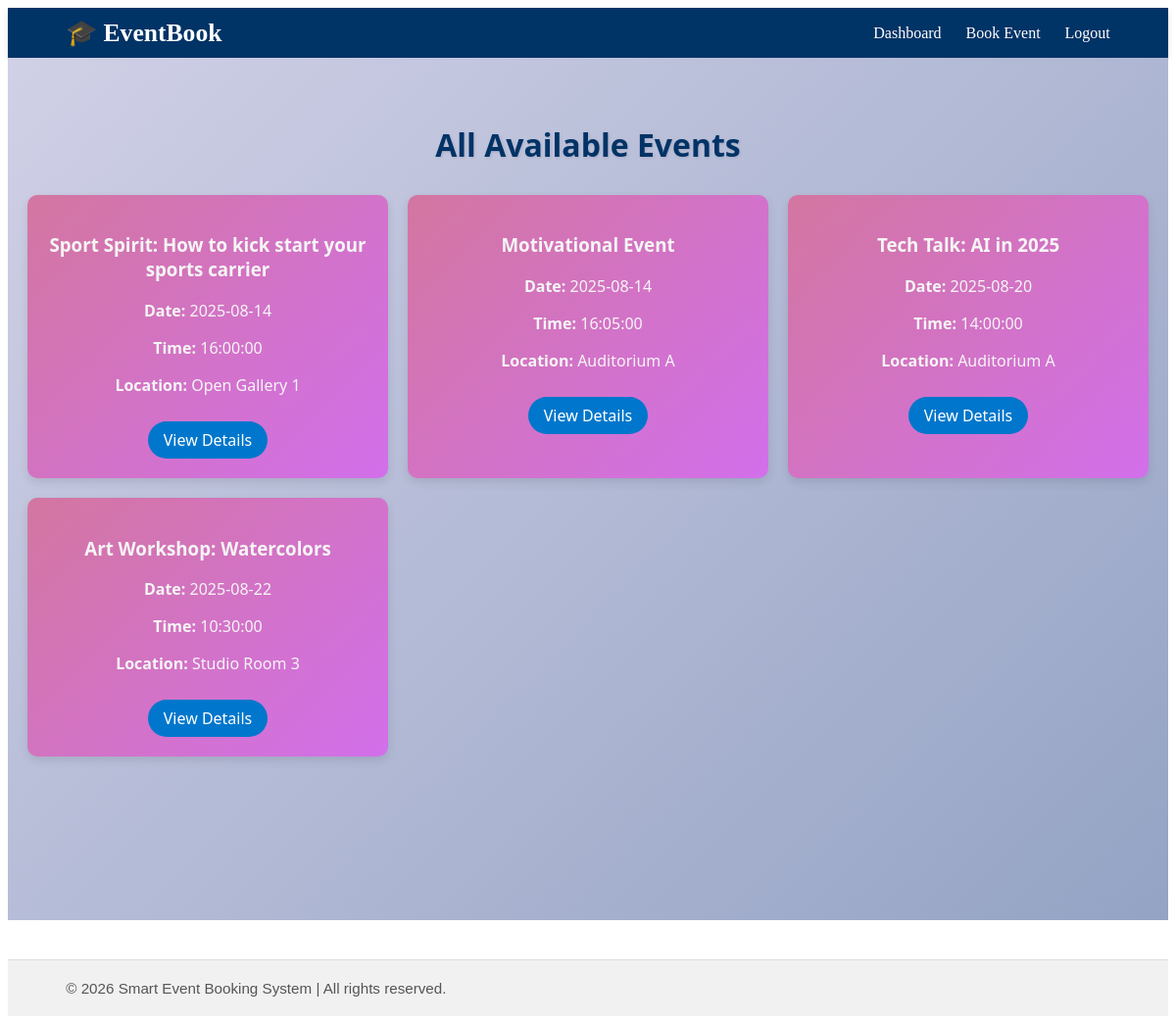
/event.php, run on the app's committed database.
### tables this page shows
CREATE TABLE `events` (
  `event_id` int(11) NOT NULL,
  `title` varchar(150) NOT NULL,
  `description` text DEFAULT NULL,
  `event_date` date NOT NULL,
  `event_time` time NOT NULL,
  `location` varchar(150) DEFAULT NULL,
  `capacity` int(11) NOT NULL,
  `created_by` int(11) DEFAULT NULL,
  `created_at` timestamp NOT NULL DEFAULT current_timestamp()
);

### event.php (the view, shortened to what this page needs)
<?php
include('includes/db.php');
include('includes/header-private.php');
?>
<main class="sevt-main">
    <section class="sevt-container">
        <?php if (!isset($_GET['id'])): ?>
            <h2 class="sevt-heading">All Available Events</h2>
            <div class="sevt-grid">
                <?php
                $result = $conn->query("SELECT event_id, title, event_date, event_time, location FROM events ORDER BY event_date ASC");
                while ($row = $result->fetch_assoc()):
                ?>
                    <div class="sevt-card">
                        <h3><?php echo htmlspecialchars($row['title']); ?></h3>
                        <p><strong>Date:</strong> <?php echo $row['event_date']; ?></p>
                        <p><strong>Time:</strong> <?php echo $row['event_time']; ?></p>
                        <p><strong>Location:</strong> <?php echo htmlspecialchars($row['location']); ?></p>
                        <a href="event.php?id=<?php echo $row['event_id']; ?>" class="sevt-btn">View Details</a>
                    </div>
                <?php endwhile; ?>
            </div>
        <?php endif; ?>
    </section>
</main>
<?php include('includes/footer.php'); ?>

### includes/header-private.php (shortened to what this page needs)
<?php
$role = isset($_SESSION['role']) ? $_SESSION['role'] : 'user';
?>
<!DOCTYPE html>
<html lang="en">
<head>
    <link rel="stylesheet" href="/smart-event-booking/css/style.css">
</head>
<body>
    <header class="spri-header">
        <div class="spri-header-container">
            <a href="/smart-event-booking/dashboard.php" class="spri-logo">🎓 EventBook</a>
            <nav class="spri-nav">
                <ul class="spri-nav-list">
                    <li><a href="/smart-event-booking/dashboard.php" class="spri-nav-link">Dashboard</a></li>
                    <?php if ($role === 'admin') : ?>
                        <li><a href="/smart-event-booking/create-event.php" class="spri-nav-link">Create Event</a></li>
                    <?php else: ?>
                        <li><a href="/smart-event-booking/event.php" class="spri-nav-link">Book Event</a></li>
                    <?php endif; ?>
                    <li><a href="/smart-event-booking/logout.php" class="spri-nav-link spri-logout">Logout</a></li>
                </ul>
            </nav>
        </div>
    </header>

### includes/footer.php
    <footer class="sfoot-footer">
        <div class="sfoot-footer-container">
            <p class="sfoot-footer-text">
                &copy; <?php echo date('Y'); ?> Smart Event Booking System | All rights reserved.
            </p>
        </div>
    </footer>
</body>
</html>

### css/style.css (style rules this page uses)
.spri-header { background-color: #003366; color: white; padding: 10px 0; box-shadow: 0 2px 5px rgba(0,0,0,0.15); }
.spri-header-container { width: 90%; max-width: 1200px; margin: auto; display: flex; justify-content: space-between; align-items: center; }
.spri-logo { font-size: 1.6rem; font-weight: bold; text-decoration: none; color: white; }
.spri-nav-list { list-style: none; display: flex; gap: 25px; margin: 0; padding: 0; }
.spri-nav-link { color: white; text-decoration: none; font-weight: 500; transition: color 0.3s ease; }
.sfoot-footer { background-color: #f1f1f1; border-top: 1px solid #ddd; padding: 15px 0; margin-top: 40px; font-family: Arial, sans-serif; font-size: 0.95rem; }
.sfoot-footer-container { width: 90%; max-width: 1200px; margin: auto; display: flex; justify-content: space-between; align-items: center; flex-wrap: wrap; }
.sfoot-footer-text { color: #555; margin: 5px 0; }
.sevt-main { background: linear-gradient(135deg, #1f1c2c, #928dab); color: #f5f5f5; padding: 60px 20px; min-height: 100vh; font-family: 'Segoe UI', sans-serif; }
.sevt-main { padding: 40px 20px; background: linear-gradient(135deg, #d0d0e6, #94a3c4); }
.sevt-heading { text-align: center; font-size: 2rem; color: #003366; margin-bottom: 30px; text-shadow: 1px 1px 3px rgba(0,0,0,0.1); }
.sevt-grid { display: grid; gap: 20px; grid-template-columns: repeat(auto-fit, minmax(280px, 1fr)); }
.sevt-card { padding: 20px; background: linear-gradient(135deg, #d376a0, #d26feb); border-radius: 10px; box-shadow: 0 4px 10px rgba(0,0,0,0.1); text-align: center; }
.sevt-btn { display: inline-block; padding: 8px 16px; background: #0077cc; color: #fff; border: none; border-radius: 20px; text-decoration: none; margin-top: 10px; transition: background 0.3s; }

### data on the page
events: title "Sport Spirit: How to kick start your sports carrier", event_date "2025-08-14", event_time "16:00:00", location "Open Gallery 1"
events: title "Motivational Event", event_date "2025-08-14", event_time "16:05:00", location "Auditorium A"
events: title "Tech Talk: AI in 2025", event_date "2025-08-20", event_time "14:00:00", location "Auditorium A"
events: title "Art Workshop: Watercolors", event_date "2025-08-22", event_time "10:30:00", location "Studio Room 3"
